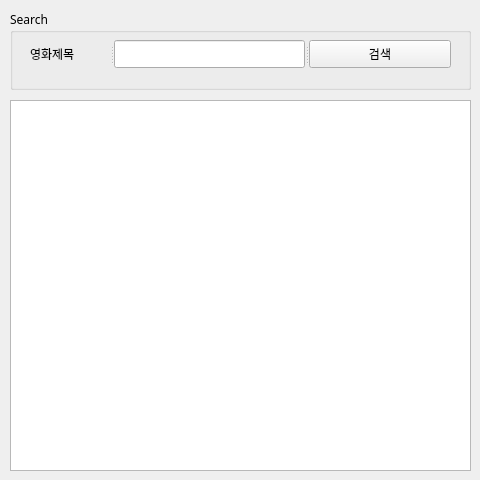
<?xml version="1.0" encoding="UTF-8"?>
<ui version="4.0">
 <class>Form</class>
 <widget class="QWidget" name="Form">
  <property name="geometry">
   <rect>
    <x>0</x>
    <y>0</y>
    <width>480</width>
    <height>480</height>
   </rect>
  </property>
  <property name="sizePolicy">
   <sizepolicy hsizetype="Fixed" vsizetype="Fixed">
    <horstretch>0</horstretch>
    <verstretch>0</verstretch>
   </sizepolicy>
  </property>
  <property name="font">
   <font>
    <family>NanumGothic</family>
   </font>
  </property>
  <property name="windowTitle">
   <string>네이버영화 검색</string>
  </property>
  <property name="windowIcon">
   <iconset>
    <normaloff>naver_icon.png</normaloff>naver_icon.png</iconset>
  </property>
  <widget class="QGroupBox" name="groupBox">
   <property name="geometry">
    <rect>
     <x>10</x>
     <y>10</y>
     <width>461</width>
     <height>80</height>
    </rect>
   </property>
   <property name="title">
    <string>Search</string>
   </property>
   <widget class="QSplitter" name="splitter">
    <property name="geometry">
     <rect>
      <x>20</x>
      <y>30</y>
      <width>421</width>
      <height>28</height>
     </rect>
    </property>
    <property name="orientation">
     <enum>Qt::Horizontal</enum>
    </property>
    <widget class="QLabel" name="label">
     <property name="text">
      <string>영화제목</string>
     </property>
    </widget>
    <widget class="QLineEdit" name="txtSearch"/>
    <widget class="QPushButton" name="btnSearch">
     <property name="text">
      <string>검색</string>
     </property>
    </widget>
   </widget>
  </widget>
  <widget class="QTableWidget" name="tblResult">
   <property name="geometry">
    <rect>
     <x>10</x>
     <y>100</y>
     <width>461</width>
     <height>371</height>
    </rect>
   </property>
   <property name="selectionMode">
    <enum>QAbstractItemView::SingleSelection</enum>
   </property>
  </widget>
 </widget>
 <resources/>
 <connections/>
</ui>
